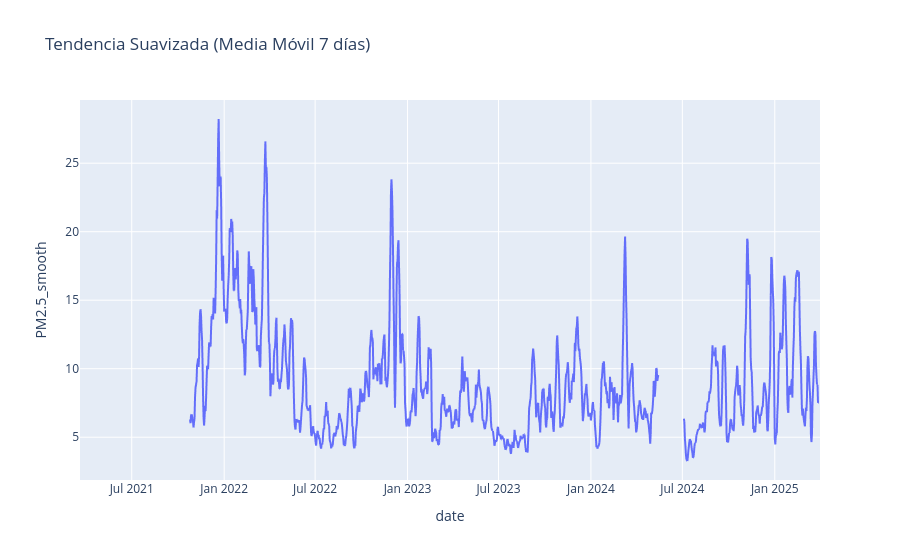

Notebook code for this chart:
### Code cell
# Añade esto después de crear daily_pollution
daily_pollution['PM2.5_smooth'] = daily_pollution['PM2.5'].rolling(window=7, center=True).mean()

# En el gráfico, usa la columna suavizada
fig = px.line(daily_pollution, x='date', y='PM2.5_smooth', title='Tendencia Suavizada (Media Móvil 7 días)')
fig.show()

### Figure 1 — Plotly figure (JSON) as saved in the notebook; plotly's stock layout.template omitted (floating-point values rounded to 4 significant figures; data arrays with more than 128 entries replaced by an {"elided": "..."} marker saying what was removed)
{"data": [{"hovertemplate": "date=%{x}<br>PM2.5_smooth=%{y}<extra></extra>", "legendgroup": "", "line": {"color": "#636efa", "dash": "solid"}, "marker": {"symbol": "circle"}, "mode": "lines", "name": "", "showlegend": false, "type": "scattergl", "x": {"elided": "1474 str values"}, "xaxis": "x", "y": {"elided": "1474 float values"}, "yaxis": "y"}], "layout": {"legend": {"tracegroupgap": 0}, "title": {"text": "Tendencia Suavizada (Media Móvil 7 días)"}, "xaxis": {"anchor": "y", "domain": [0, 1], "title": {"text": "date"}}, "yaxis": {"anchor": "x", "domain": [0, 1], "title": {"text": "PM2.5_smooth"}}}}
